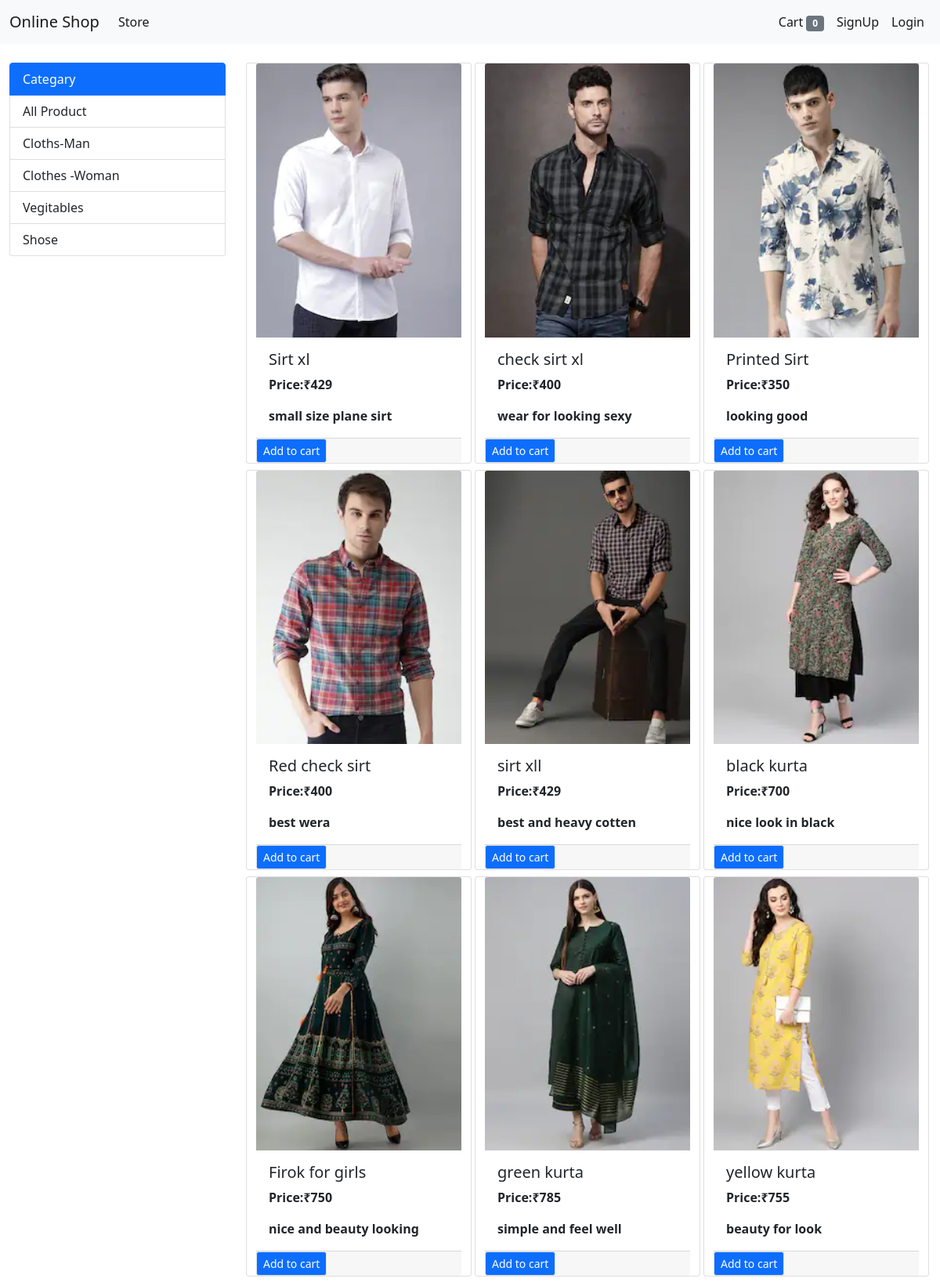
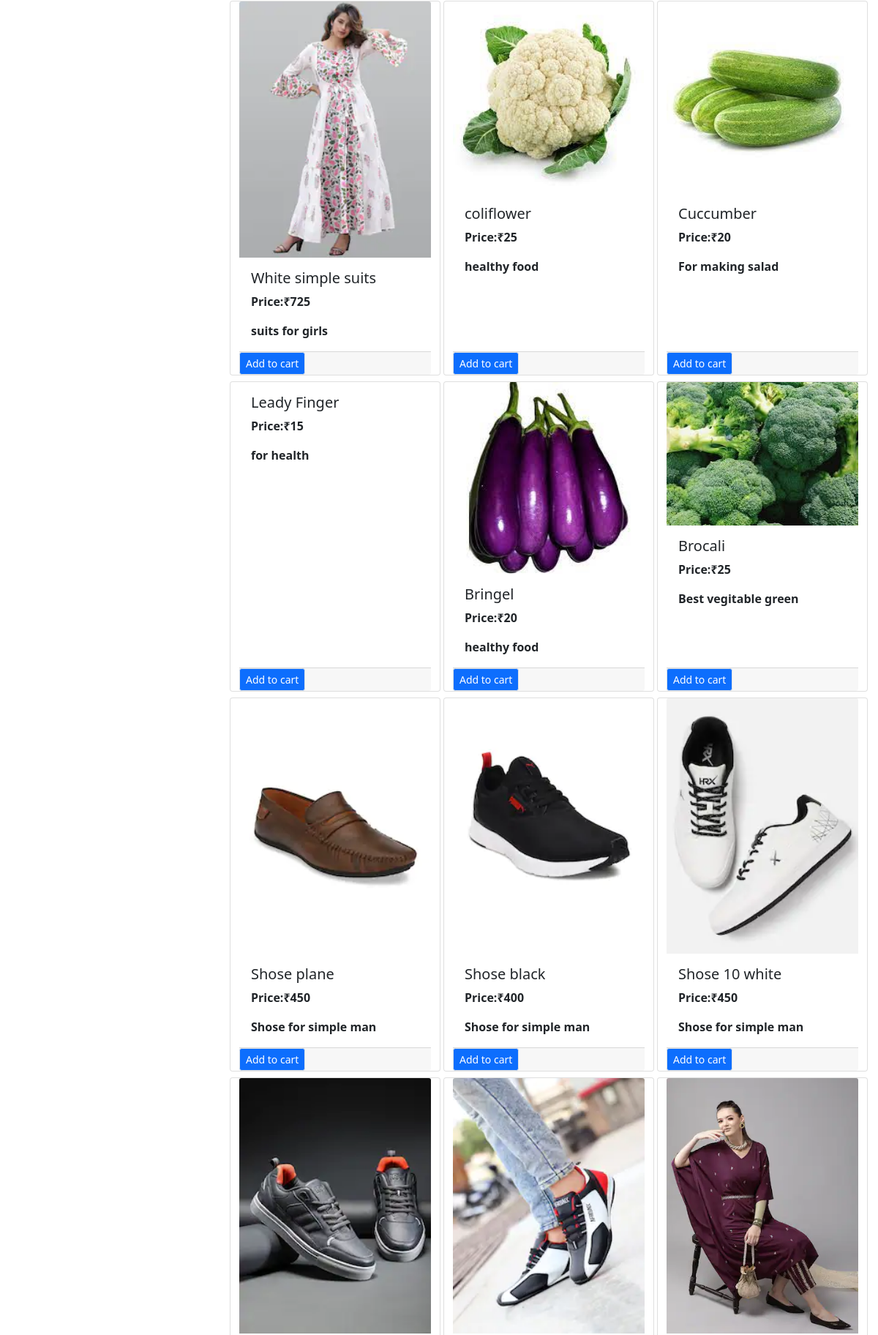
The page / (upper part) on the database its author committed (2 pictures, top to bottom).
### store/models/category.py (models this page shows, shortened)
class Cetegory(models.Model):
    name=models.CharField(max_length=50)
    @staticmethod
    def get_all_catagary():
        item=Cetegory.objects.all()
        return item

### store/models/product.py (models this page shows, shortened)
class Product(models.Model):
    name=models.CharField(max_length=50,default='')
    price=models.IntegerField(default=0)
    category=models.ForeignKey(Cetegory,on_delete=models.CASCADE,null=True)
    description=models.CharField(max_length=200,default='',null=True,blank=True)
    image=models.ImageField(upload_to='Uploaded/products/')
    @staticmethod
    def Show_product_value():
        prod=Product.objects.all()
        return prod

### store/views/home.py (the view, shortened to what this page needs)
# urls.py: path('',views.home.Index.as_view(),name='homepage' ),
class Index(View):
    def get(self,request):
        cart=request.session.get('cart')
        if not cart:
            request.session['cart']={}
        products=None
        items=Cetegory.get_all_catagary()
        categoryID=request.GET.get('category')
        print(categoryID)
        if categoryID:
             products=Product.get_catagary_id(categoryID)
        else:
            products=Product.Show_product_value()
        data={}
        data['products']=products
        data['items']=items
        print("you are" ,request.session.get('email'))
        return render(request,'index.html',data)

### store/templatetags/cart.py (called while the page is built)
@register.filter(name='is_in_cart')
def is_in_cart(product,cart):
     keys=cart.keys()
     for id in keys:
         a=int(id)
         print("type of a is= ",a)
         print("type of id is= ",product.id)
         if a==product.id:
             return True
     return False

### store/templatetags/custom_filter.py (called while the page is built)
@register.filter(name='currency')
def currency(number):
    return "₹"+str(number)

### store/templates/index.html (shortened to what this page needs)
{%extends 'base.html'%}
{%block body_block%}
{%load cart%}
{%load custom_filter%}
<div class="container-fluid mt-4" >
  <div class="row">
    <div class="col-lg-3 mx-auto">
        <div class="list-group">
         <a href="" class="list-group-item list-group-item-action active">Categary</a>
         <a href="/?category={{it.id }}" class="list-group-item list-group-item-action ">All Product {{it.name}}</a>
         {%for it in items%}
         <a href="/?category={{it.id }}" class="list-group-item list-group-item-action ">{{it.name}}</a>
         {%endfor%}
        </div>
      </div>
    <div id="product" class="col-lg-9 ms-auto mx-auto " >
  <div class="row mx-auto">
    {%for pro in products%}
    <div class="card mx-auto mb-2" id={{pro.id}} style="width: 18rem;">
    <img src={{pro.image.url}} class="card-img-top" alt="">
    <div class="card-body">
      <h5 class="card-title">{{pro.name}}</h5>
      <p class="card-text"><b>Price:{{pro.price|currency}}</b></p>
      <p class="card-text"><b>{{pro.description}}</b></p>
    </div>
    <div class="card-footer p-0  no-gutters">
      {%if pro|is_in_cart:request.session.cart %}
      <div class="row no gutters">
        <form action="/#{{pro.id}}" method='post' class="col-2 " >
          {%csrf_token%}
          <input  hidden type="text"  name="product" value={{pro.id}}>
          <input hidden type="text"  name="remove" value="True">
          <input type="submit" class="btn btn-block btn-secondary " value="-">
          </form>
      <div class="text-center col ">{{pro|cart_quantity:request.session.cart}}</div>
      <form action="/#{{pro.id}}" method='post' class="col-2 " >
        {%csrf_token%}
        <input  hidden type="text"  name="product" value={{pro.id}}>
        <input type="submit" class="btn btn-block btn-secondary " value="+">
        </form>
     </div>
        {%else%}
        <form action="/#{{pro.id}}" method='post' >
          <input type="submit" class="float-right btn btn-primary border btn-sm " value="Add to cart">
          </form>
          {%endif%}
    </div>
    </div>
    {%endfor%}
    </div>
    </div>
    </div>
</div>
{%endblock%}

### rows shown on the page
Cetegory: name "Cloths-Man"
Cetegory: name "Clothes -Woman"
Cetegory: name "Vegitables"
Cetegory: name "Shose"
Product: image (picture), name "Sirt xl", price "₹429", description "small size plane sirt"
Product: image (picture), name "check sirt xl", price "₹400", description "wear for looking sexy"
Product: image (picture), name "Printed Sirt", price "₹350", description "looking good"
Product: image (picture), name "Red check sirt", price "₹400", description "best wera"
Product: image (picture), name "sirt xll", price "₹429", description "best and heavy cotten"
Product: image (picture), name "black kurta", price "₹700", description "nice look in black"
Product: image (picture), name "Firok for girls", price "₹750", description "nice and beauty looking"
Product: image (picture), name "green kurta", price "₹785", description "simple and feel well"
Product: image (picture), name "yellow kurta", price "₹755", description "beauty for look"
Product: image (picture), name "White simple suits", price "₹725", description "suits for girls"
Product: image (picture), name "coliflower", price "₹25", description "healthy food"
Product: image (picture), name "Cuccumber", price "₹20", description "For making salad"
Product: name "Leady Finger", price "₹15", description "for health"
Product: image (picture), name "Bringel", price "₹20", description "healthy food"
Product: image (picture), name "Brocali", price "₹25", description "Best vegitable green"
Product: image (picture), name "Shose plane", price "₹450", description "Shose for simple man"
Product: image (picture), name "Shose black", price "₹400", description "Shose for simple man"
Product: image (picture), name "Shose 10 white", price "₹450", description "Shose for simple man"
Product: image (picture)
Product: image (picture)
Product: image (picture)

### other values the page prints
{{ request.session.cart.keys|length }} "0"
